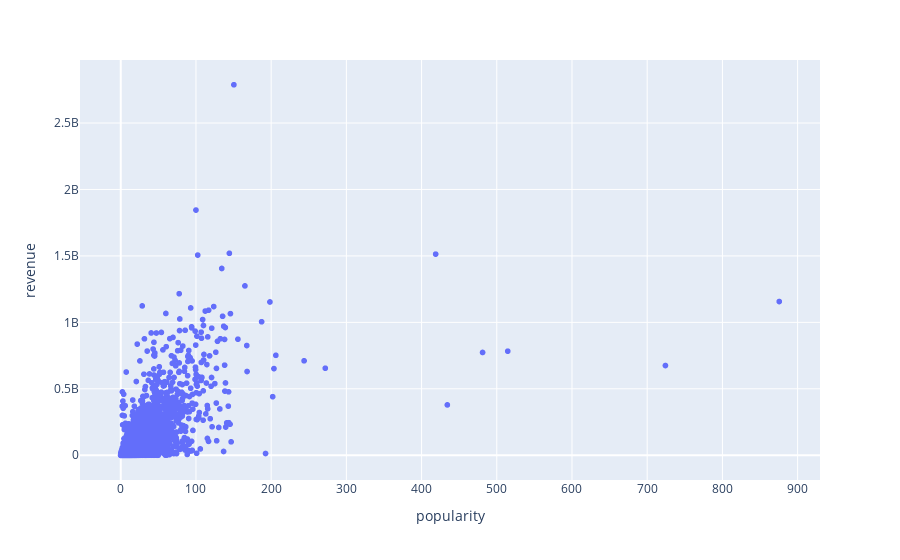

The cell this chart's notebook holds for it:
### Markdown cell above
## Q8: Use line chart to draw the relationship between revenue and popularity.
![p4.png](attachment:p4.png)

### Code cell
fig = px.scatter(movies, x='popularity', y='revenue')
fig.show()

### Figure 1 — Plotly figure (JSON) as saved in the notebook; plotly's stock layout.template omitted (floating-point values rounded to 4 significant figures; data arrays with more than 128 entries replaced by an {"elided": "..."} marker saying what was removed)
{"data": [{"hovertemplate": "popularity=%{x}<br>revenue=%{y}<extra></extra>", "legendgroup": "", "marker": {"color": "#636efa", "symbol": "circle"}, "mode": "markers", "name": "", "showlegend": false, "type": "scattergl", "x": {"elided": "4809 float values"}, "xaxis": "x", "y": {"elided": "4809 int values"}, "yaxis": "y"}], "layout": {"legend": {"tracegroupgap": 0}, "margin": {"t": 60}, "xaxis": {"anchor": "y", "domain": [0, 1], "title": {"text": "popularity"}}, "yaxis": {"anchor": "x", "domain": [0, 1], "title": {"text": "revenue"}}}}
